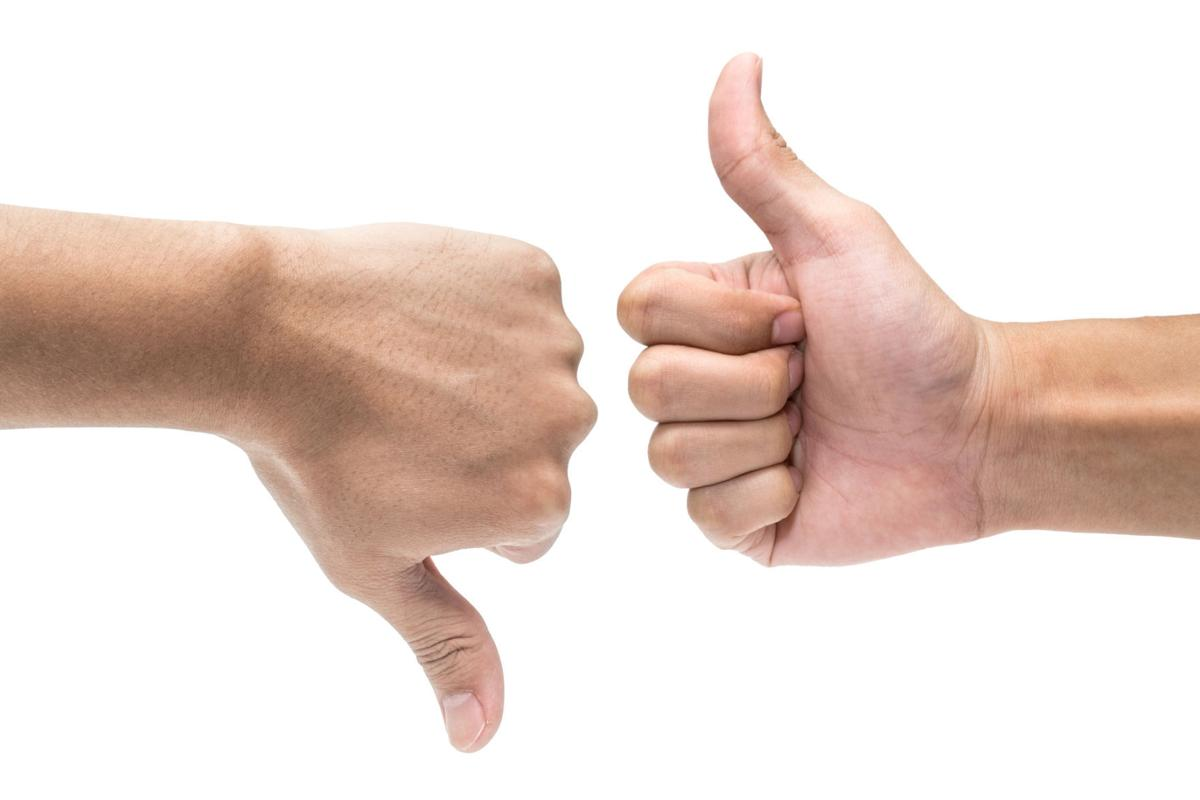
#> input picture 3.Feature-Types-Image-Segmentation/Images/thumbs_up_down.jpg, 1200 x 800 px
$ jupyter execute contour-detection-features.ipynb   (shell and % lines are left out)   (older library calls are emulated)
#> lines starting #> are read from the running program, lines starting #| are printed output that depends on the picture; after the words box and inside, x2 and y2 are one past the last pixel; in counts of white or black regions, pixels touching at a corner belong together; long printed decimals are rounded
[cell 1]
import matplotlib.pyplot as plt
import numpy as np
import cv2

[cell 2]
image = cv2.imread("Images/thumbs_up_down.jpg")
#> image is the input picture: shape (800, 1200, 3); mean B, G, R 213.5, 220.2, 235.2
image = cv2.cvtColor(image, cv2.COLOR_BGR2RGB)

plt.imshow(image)

[cell 3]
gray_image = cv2.cvtColor(image, cv2.COLOR_RGB2GRAY)
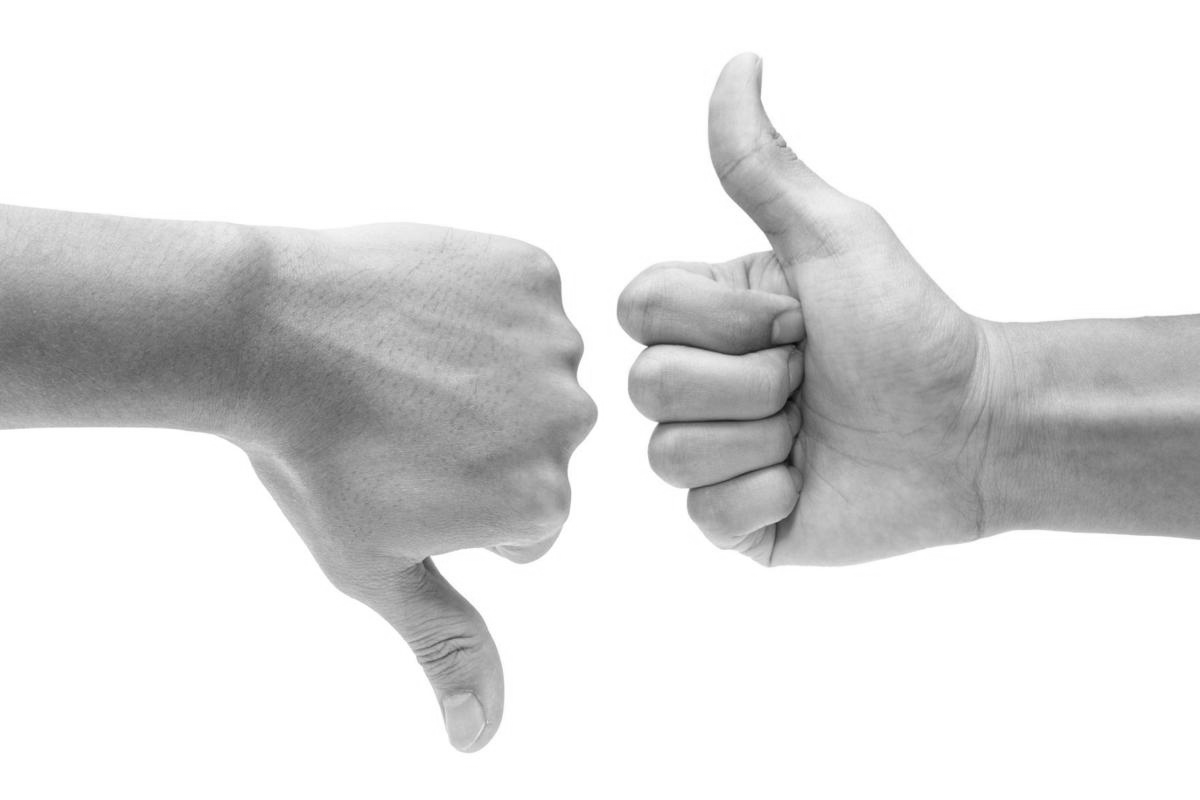
#> gray_image: shape (800, 1200); min 8, max 255, mean 223.9

# Create a binary thresholded image
retval, binary = cv2.threshold(gray_image, 240, 255, cv2.THRESH_BINARY_INV)
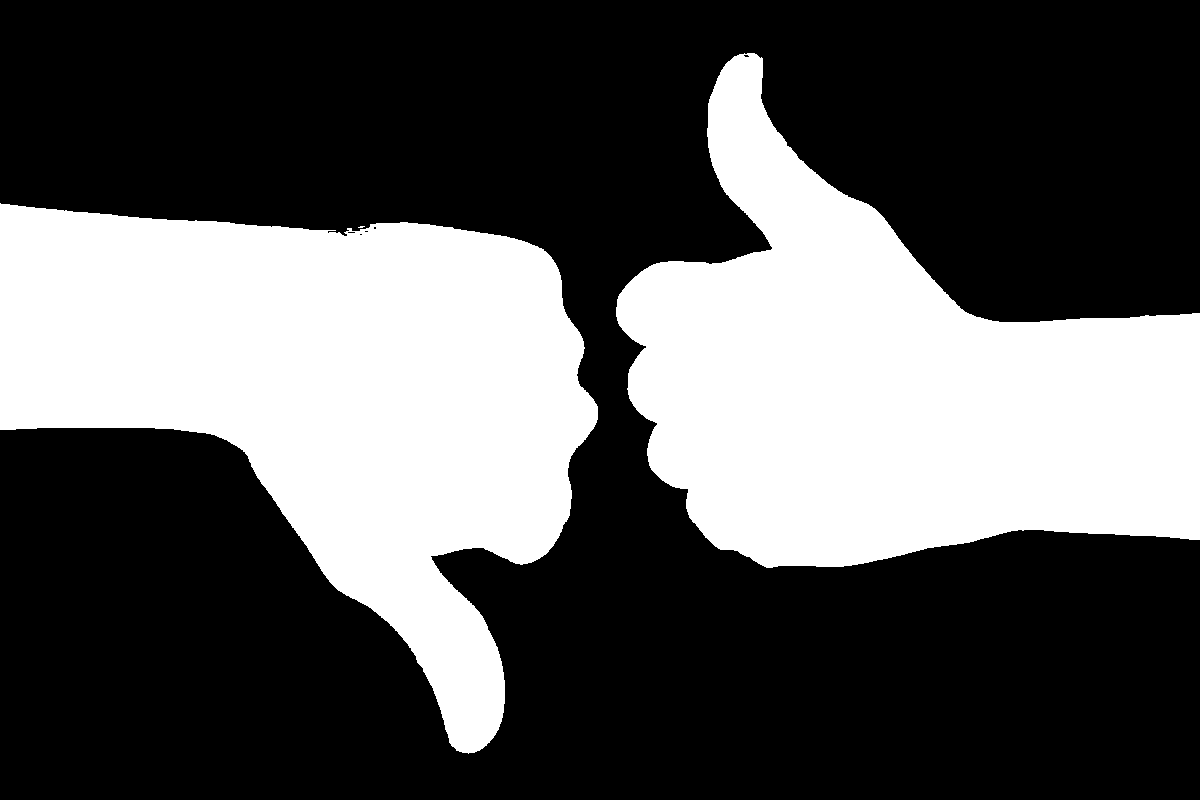
#> binary: shape (800, 1200); 34.8% white; 3 white regions (1 under 20 px)

plt.imshow(binary, cmap="gray")

[cell 4]
# Find contours from thresholded, binary image
retval, contours, hierarchy = cv2.findContours(binary, cv2.RETR_TREE, cv2.CHAIN_APPROX_SIMPLE)
#> contours = 8 contours, 6 with area under 20; largest, box (x1, y1, x2, y2) and area: (0, 203, 598, 754) 171564, (616, 53, 1200, 568) 160868

# Draw all contours on a copy of the original image
contours_image = np.copy(image)
contours_image = cv2.drawContours(contours_image, contours, -1, (0,255,0), 10)
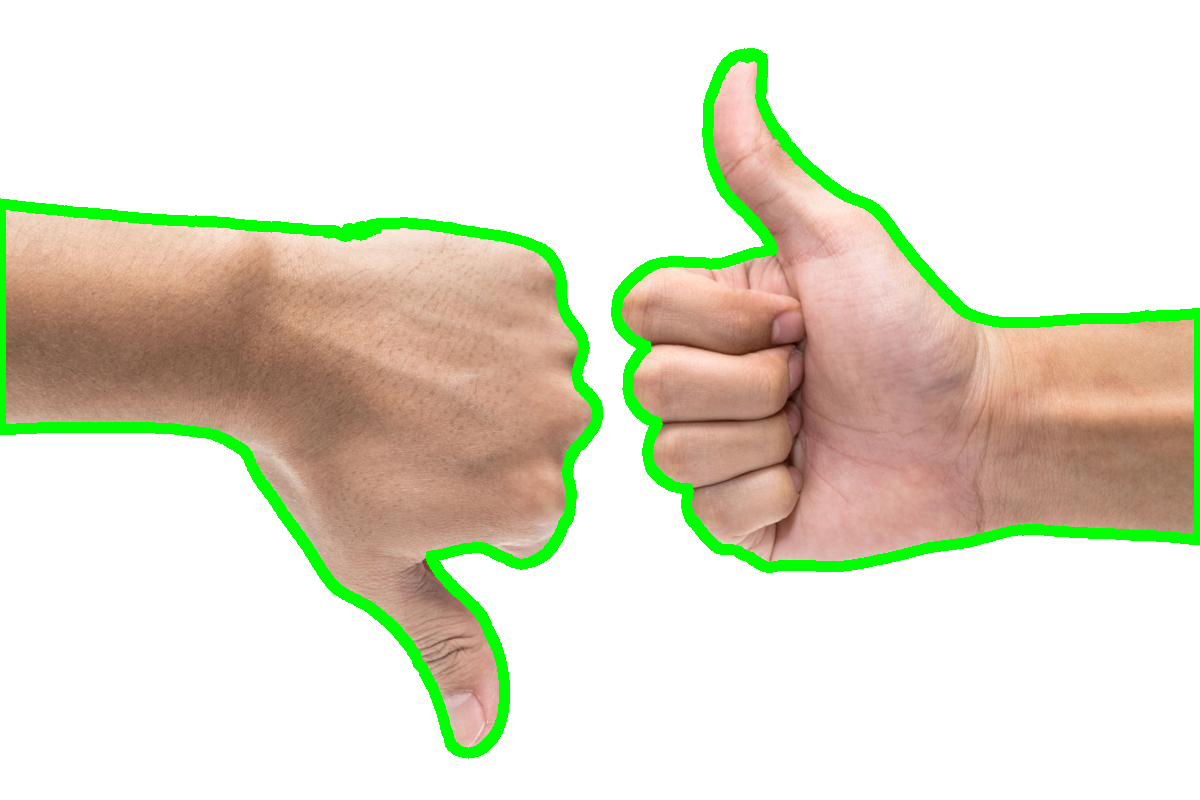
#> contours_image: shape (800, 1200, 3); mean R, G, B 224.4, 222.1, 203.9

plt.imshow(contours_image)

## Contour Features

### Orientation

[cell 5]
def orientations(contours):
    """
    Orientation
    :param contours: a list of contours
    :return: angles, the orientations of the contours
    """
    angles = []

    for contour in contours:
        (x,y), (MA,ma), angle = cv2.fitEllipse(contour)
        angles.append(angle)

    return angles


# Print out the orientation values
angles = orientations(contours)
#> the loop in orientations, `for contour in contours:` made 8 passes
#> (x, y, MA, ma, angle) on passes 1 to 8: (361, 226.5, 0, 1, 0), (374, 406.9, 400, 644, 136.6), (360.5, 234, 2.12, 3, 90), (351, 232, 3.02, 8, 90), (366, 231, 2.31, 4, 90), (374.5, 227.5, 3.16, 3.16, 0), (850.2, 362, 416.7, 562.5, 126.1), (746, 55.5, 3.39, 6.08, 99.22)
#> after the loop in orientations, `for contour in contours:`: angles = [0, 136.6, 90, 90, 90, 0, 126.1, 99.22]
#> angles = [0, 136.6, 90, 90, 90, 0, 126.1, 99.22]
print('Angles of each contour (in degrees): ' + str(angles))
#| Angles of each contour (in degrees): [0.0, 136.573, 90.0, 90.0, 90.0, 0.0, 126.141, 99.217]

### Bounding Rectangle

[cell 6]
def left_hand_crop(image, selected_contour):
    """
    Left hand crop
    :param image: the original image
    :param selectec_contour: the contour that will be used for cropping
    :return: cropped_image, the cropped image around the left hand
    """

    # Make a copy of the image to crop
    cropped_image = np.copy(image)

    ## Detect the bounding rectangle of the left hand contour
    x,y,w,h = cv2.boundingRect(selected_contour)

    box_image = cv2.rectangle(contours_image, (x,y), (x+w,y+h), (200,0,200),2)

    ## Crop the image using the dimensions of the bounding rectangle
    cropped_image = cropped_image[y: y + h, x: x + w]

    return cropped_image

selected_contour = contours[1] # Select left hand
#> selected_contour = contour of 755 points, box (x1, y1, x2, y2) (0, 203, 598, 754), area 171564

if(selected_contour is not None):
    # Call the crop function with that contour passed in as a parameter
    cropped_image = left_hand_crop(image, selected_contour)
#> in left_hand_crop, `x,y,w,h = cv2.boundingRect(selected_contour)`: x = 0; y = 203; w = 598; h = 551
#> in left_hand_crop, `cropped_image = cropped_image[y: y + h, x: x + w]`:
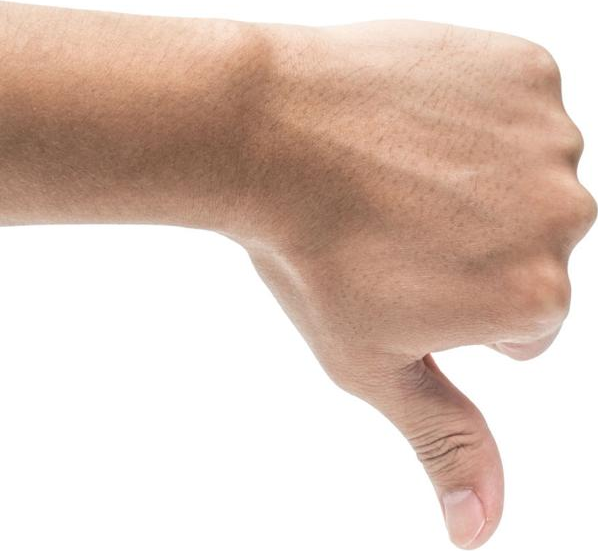
#> cropped_image: shape (551, 598, 3); mean R, G, B 222.8, 201.7, 190.5
    plt.imshow(cropped_image)
